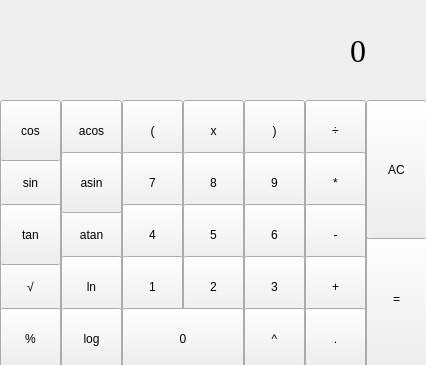
<?xml version="1.0" encoding="UTF-8"?>
<ui version="4.0">
 <class>MainWindow</class>
 <widget class="QMainWindow" name="MainWindow">
  <property name="geometry">
   <rect>
    <x>0</x>
    <y>0</y>
    <width>426</width>
    <height>365</height>
   </rect>
  </property>
  <property name="windowTitle">
   <string>MainWindow</string>
  </property>
  <widget class="QWidget" name="centralwidget">
   <widget class="QLabel" name="label_show">
    <property name="enabled">
     <bool>true</bool>
    </property>
    <property name="geometry">
     <rect>
      <x>0</x>
      <y>10</y>
      <width>366</width>
      <height>81</height>
     </rect>
    </property>
    <property name="font">
     <font>
      <family>Times New Roman</family>
      <pointsize>24</pointsize>
     </font>
    </property>
    <property name="toolTipDuration">
     <number>-1</number>
    </property>
    <property name="text">
     <string>0</string>
    </property>
    <property name="alignment">
     <set>Qt::AlignRight|Qt::AlignTrailing|Qt::AlignVCenter</set>
    </property>
    <property name="wordWrap">
     <bool>false</bool>
    </property>
   </widget>
   <widget class="QPushButton" name="pushButton_leftScobe">
    <property name="geometry">
     <rect>
      <x>122</x>
      <y>100</y>
      <width>61</width>
      <height>61</height>
     </rect>
    </property>
    <property name="text">
     <string>(</string>
    </property>
   </widget>
   <widget class="QPushButton" name="pushButton_x">
    <property name="geometry">
     <rect>
      <x>183</x>
      <y>100</y>
      <width>61</width>
      <height>61</height>
     </rect>
    </property>
    <property name="text">
     <string>x</string>
    </property>
   </widget>
   <widget class="QPushButton" name="pushButton_rightScobe">
    <property name="geometry">
     <rect>
      <x>244</x>
      <y>100</y>
      <width>61</width>
      <height>61</height>
     </rect>
    </property>
    <property name="text">
     <string>)</string>
    </property>
   </widget>
   <widget class="QPushButton" name="pushButton_div">
    <property name="geometry">
     <rect>
      <x>305</x>
      <y>100</y>
      <width>61</width>
      <height>61</height>
     </rect>
    </property>
    <property name="text">
     <string>÷</string>
    </property>
   </widget>
   <widget class="QPushButton" name="pushButton_nine">
    <property name="geometry">
     <rect>
      <x>244</x>
      <y>152</y>
      <width>61</width>
      <height>61</height>
     </rect>
    </property>
    <property name="styleSheet">
     <string notr="true">Qlabel {
qproperty-alignment: 'AlignVCenter | AlignRight';
border-bottom: 1px solid gray;
}
background-color : white;</string>
    </property>
    <property name="text">
     <string>9</string>
    </property>
   </widget>
   <widget class="QPushButton" name="pushButton_eight">
    <property name="geometry">
     <rect>
      <x>183</x>
      <y>152</y>
      <width>61</width>
      <height>61</height>
     </rect>
    </property>
    <property name="text">
     <string>8</string>
    </property>
   </widget>
   <widget class="QPushButton" name="pushButton_seven">
    <property name="geometry">
     <rect>
      <x>122</x>
      <y>152</y>
      <width>61</width>
      <height>61</height>
     </rect>
    </property>
    <property name="text">
     <string>7</string>
    </property>
   </widget>
   <widget class="QPushButton" name="pushButton_mul">
    <property name="geometry">
     <rect>
      <x>305</x>
      <y>152</y>
      <width>61</width>
      <height>61</height>
     </rect>
    </property>
    <property name="text">
     <string>*</string>
    </property>
   </widget>
   <widget class="QPushButton" name="pushButton_four">
    <property name="geometry">
     <rect>
      <x>122</x>
      <y>204</y>
      <width>61</width>
      <height>61</height>
     </rect>
    </property>
    <property name="text">
     <string>4</string>
    </property>
   </widget>
   <widget class="QPushButton" name="pushButton_six">
    <property name="geometry">
     <rect>
      <x>244</x>
      <y>204</y>
      <width>61</width>
      <height>61</height>
     </rect>
    </property>
    <property name="text">
     <string>6</string>
    </property>
   </widget>
   <widget class="QPushButton" name="pushButton_five">
    <property name="geometry">
     <rect>
      <x>183</x>
      <y>204</y>
      <width>61</width>
      <height>61</height>
     </rect>
    </property>
    <property name="text">
     <string>5</string>
    </property>
   </widget>
   <widget class="QPushButton" name="pushButton_minus">
    <property name="geometry">
     <rect>
      <x>305</x>
      <y>204</y>
      <width>61</width>
      <height>61</height>
     </rect>
    </property>
    <property name="text">
     <string>-</string>
    </property>
   </widget>
   <widget class="QPushButton" name="pushButton_one">
    <property name="geometry">
     <rect>
      <x>122</x>
      <y>256</y>
      <width>61</width>
      <height>61</height>
     </rect>
    </property>
    <property name="text">
     <string>1</string>
    </property>
   </widget>
   <widget class="QPushButton" name="pushButton_three">
    <property name="geometry">
     <rect>
      <x>244</x>
      <y>256</y>
      <width>61</width>
      <height>61</height>
     </rect>
    </property>
    <property name="text">
     <string>3</string>
    </property>
   </widget>
   <widget class="QPushButton" name="pushButton_two">
    <property name="geometry">
     <rect>
      <x>183</x>
      <y>256</y>
      <width>61</width>
      <height>61</height>
     </rect>
    </property>
    <property name="text">
     <string>2</string>
    </property>
   </widget>
   <widget class="QPushButton" name="pushButton_plus">
    <property name="geometry">
     <rect>
      <x>305</x>
      <y>256</y>
      <width>61</width>
      <height>61</height>
     </rect>
    </property>
    <property name="text">
     <string>+</string>
    </property>
   </widget>
   <widget class="QPushButton" name="pushButton_pow">
    <property name="geometry">
     <rect>
      <x>244</x>
      <y>308</y>
      <width>61</width>
      <height>61</height>
     </rect>
    </property>
    <property name="text">
     <string>^</string>
    </property>
   </widget>
   <widget class="QPushButton" name="pushButton_zero">
    <property name="geometry">
     <rect>
      <x>122</x>
      <y>308</y>
      <width>122</width>
      <height>61</height>
     </rect>
    </property>
    <property name="text">
     <string>0</string>
    </property>
   </widget>
   <widget class="QPushButton" name="pushButton_atan">
    <property name="geometry">
     <rect>
      <x>61</x>
      <y>204</y>
      <width>61</width>
      <height>61</height>
     </rect>
    </property>
    <property name="text">
     <string>atan</string>
    </property>
   </widget>
   <widget class="QPushButton" name="pushButton_acos">
    <property name="geometry">
     <rect>
      <x>61</x>
      <y>100</y>
      <width>61</width>
      <height>61</height>
     </rect>
    </property>
    <property name="text">
     <string>acos</string>
    </property>
   </widget>
   <widget class="QPushButton" name="pushButton_ln">
    <property name="geometry">
     <rect>
      <x>61</x>
      <y>256</y>
      <width>61</width>
      <height>61</height>
     </rect>
    </property>
    <property name="text">
     <string>ln</string>
    </property>
   </widget>
   <widget class="QPushButton" name="pushButton_asin">
    <property name="geometry">
     <rect>
      <x>61</x>
      <y>152</y>
      <width>61</width>
      <height>61</height>
     </rect>
    </property>
    <property name="text">
     <string>asin</string>
    </property>
   </widget>
   <widget class="QPushButton" name="pushButton_log">
    <property name="geometry">
     <rect>
      <x>61</x>
      <y>308</y>
      <width>61</width>
      <height>61</height>
     </rect>
    </property>
    <property name="text">
     <string>log</string>
    </property>
   </widget>
   <widget class="QPushButton" name="pushButton_sin">
    <property name="geometry">
     <rect>
      <x>0</x>
      <y>152</y>
      <width>61</width>
      <height>61</height>
     </rect>
    </property>
    <property name="text">
     <string>sin</string>
    </property>
   </widget>
   <widget class="QPushButton" name="pushButton_cos">
    <property name="geometry">
     <rect>
      <x>0</x>
      <y>100</y>
      <width>61</width>
      <height>61</height>
     </rect>
    </property>
    <property name="text">
     <string>cos</string>
    </property>
   </widget>
   <widget class="QPushButton" name="pushButton_sqrt">
    <property name="geometry">
     <rect>
      <x>0</x>
      <y>256</y>
      <width>61</width>
      <height>61</height>
     </rect>
    </property>
    <property name="text">
     <string>√</string>
    </property>
   </widget>
   <widget class="QPushButton" name="pushButton_tan">
    <property name="geometry">
     <rect>
      <x>0</x>
      <y>204</y>
      <width>61</width>
      <height>61</height>
     </rect>
    </property>
    <property name="text">
     <string>tan</string>
    </property>
   </widget>
   <widget class="QPushButton" name="pushButton_mod">
    <property name="geometry">
     <rect>
      <x>0</x>
      <y>308</y>
      <width>61</width>
      <height>61</height>
     </rect>
    </property>
    <property name="text">
     <string>%</string>
    </property>
   </widget>
   <widget class="QPushButton" name="pushButton_equal">
    <property name="geometry">
     <rect>
      <x>366</x>
      <y>228</y>
      <width>61</width>
      <height>141</height>
     </rect>
    </property>
    <property name="text">
     <string>=</string>
    </property>
   </widget>
   <widget class="QPushButton" name="pushButton_ac">
    <property name="geometry">
     <rect>
      <x>366</x>
      <y>100</y>
      <width>61</width>
      <height>139</height>
     </rect>
    </property>
    <property name="text">
     <string>AC</string>
    </property>
   </widget>
   <widget class="QPushButton" name="pushButton_dot">
    <property name="geometry">
     <rect>
      <x>305</x>
      <y>308</y>
      <width>61</width>
      <height>61</height>
     </rect>
    </property>
    <property name="text">
     <string>.</string>
    </property>
   </widget>
  </widget>
 </widget>
 <resources/>
 <connections/>
</ui>
